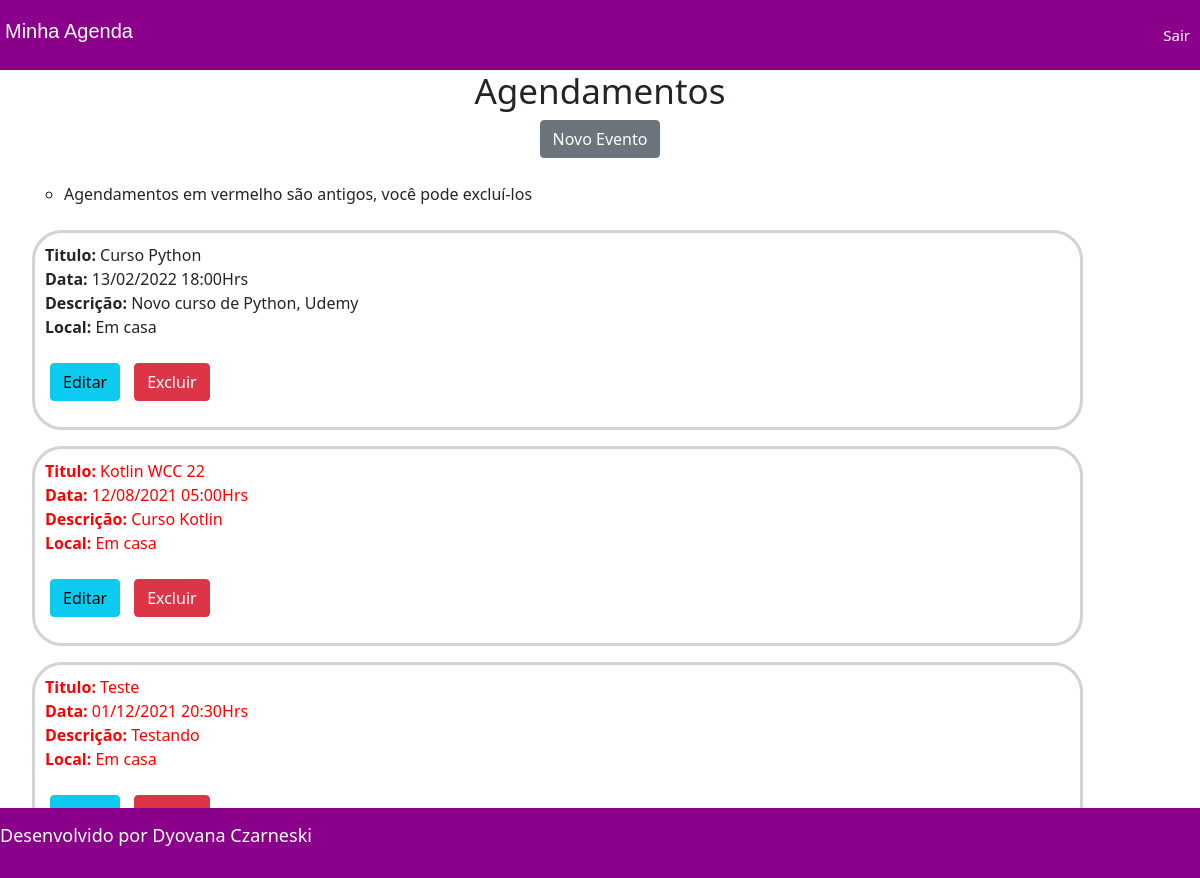
The page /agenda/ (signed in) on the database its author committed.
### core/models.py (models this page shows, shortened)
class Evento(models.Model):
    titulo = models.CharField(max_length=100)
    descricao = models.TextField(blank=True, null=True)# pode estar em branco ou nulo
    data_evento = models.DateTimeField(verbose_name='Data do evento')
    data_criacao = models.DateTimeField(auto_now=True)# Quando criar o registro vai inserir a hora atual automaticamente
    local = models.CharField(blank=True, max_length=100, null=True)
    usuario = models.ForeignKey(User, on_delete=models.CASCADE)
    class Meta:
        db_table = 'evento'
    def get_data_evento(self):
        return self.data_evento.strftime('%d/%m/%Y %H:%MHrs')
    def get_evento_atrasado(self):
        if self.data_evento < datetime.now():
            return True
        else:
            return False

### core/views.py (the view)
# urls.py: path('agenda/', views.lista_eventos),
@login_required(login_url='/login/')
def lista_eventos(request):
    usuario = request.user
    data_atual = datetime.now() - timedelta(hours=1)
    eventos = Evento.objects.filter(usuario=usuario)
    dados = {'eventos': eventos}
    return render(request, 'agenda.html', dados)

### template/agenda.html (shortened to what this page needs)
{% extends "model-page.html"%}
    {% block content %}
        {% load static %}
        <link href="{% static 'css/agenda.css' %}" rel="stylesheet">
        <h2 align="center" style="font-size: 35px;">Agendamentos</h2>
        <div align="center">
                <a href="evento/">
                    <button type="button" class="btn btn-secondary">Novo Evento</button><br>
                </a>
        </div><br>
        <div>
            <ul class="lista">
                <ul>
                    <li>Agendamentos em vermelho são antigos, você pode excluí-los </li>
                </ul><br>
                {% for evento in eventos %}
                 <li>
                    <div id="dados" style={% if evento.get_evento_atrasado %} "color:red" {% endif %}>
                        <b>Titulo: </b>{{evento.titulo}} <br>
                        <b>Data: </b>{{evento.get_data_evento}}<br>
                        <b>Descrição: </b>{{evento.descricao}}<br>
                        <b>Local: </b>{{evento.local}}<br>
                        <br>
                        <a href="evento/?id={{evento.id}}">
                            <button type="button" class="btn btn-info">Editar</button>
                        </a>
                        <a href="evento/delete/{{ evento.id}}/">
                            <button type="button" class="btn btn-danger">Excluir</button>
                        </a>
                    </div>
                 </li>
                {% endfor %}
            </ul>
        </div>
    {% endblock %}

### static/css/header.css (style rules this page uses)
* { border:0; padding:0; margin:0; }
a { color: white; text-decoration: none; font-size: 15px; padding: 5px; }

### static/css/agenda.css (style rules this page uses)
.btn { height: 38px; }
#dados { width: 90%; border-radius: 30px; border: 3px solid #d3d3d3; padding: 10px; }
.lista { list-style: none; }

### rows shown on the page
Evento: titulo "Curso Python", get_data_evento "13/02/2022 18:00Hrs", descricao "Novo curso de Python, Udemy", local "Em casa"
Evento: titulo "Kotlin WCC 22", get_data_evento "12/08/2021 05:00Hrs", descricao "Curso Kotlin", local "Em casa"
Evento: titulo "Teste", get_data_evento "01/12/2021 20:30Hrs", descricao "Testando", local "Em casa"
